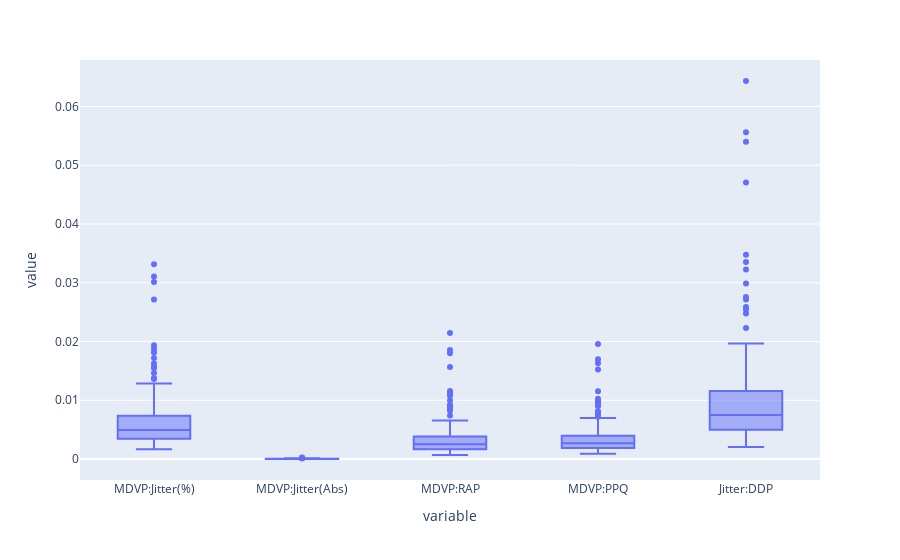

Notebook code cell kept with this figure:
### Markdown cell above
#####
    1.The distribution of MDVP:Fo(Hz),MDVP:Fhi(Hz),MDVP:Flo(Hz) columns are all right-skewed.
    2.The average vocal fundamental frequency MDVP:Fo(Hz) range from 88.33 to 260.1, the median is 148.79.
    3.The maximum vocal fundamental frequency MDVP:Fhi(Hz) range from 102 to 592, the median is 175.8 and there are some outlier.
    4.The minimum vocal fundamental frequency VMDVP:Flo(Hz) range from 65.4 to 239.17, the median is 104.3.

### Code cell
# Check  variation in fundamental frequencies 
f = ['MDVP:Jitter(%)','MDVP:Jitter(Abs)', 'MDVP:RAP', 'MDVP:PPQ', 'Jitter:DDP']
px.box(parkinsons_df[f])

### Figure 1 — Plotly figure (JSON) as saved in the notebook; plotly's stock layout.template omitted (floating-point values rounded to 4 significant figures; data arrays with more than 128 entries replaced by an {"elided": "..."} marker saying what was removed)
{"data": [{"alignmentgroup": "True", "hovertemplate": "variable=%{x}<br>value=%{y}<extra></extra>", "legendgroup": "", "marker": {"color": "#636efa"}, "name": "", "notched": false, "offsetgroup": "", "orientation": "v", "showlegend": false, "type": "box", "x": {"elided": "975 str values"}, "x0": " ", "xaxis": "x", "y": {"elided": "975 float values"}, "y0": " ", "yaxis": "y"}], "layout": {"boxmode": "group", "legend": {"tracegroupgap": 0}, "margin": {"t": 60}, "xaxis": {"anchor": "y", "domain": [0, 1], "title": {"text": "variable"}}, "yaxis": {"anchor": "x", "domain": [0, 1], "title": {"text": "value"}}}}
